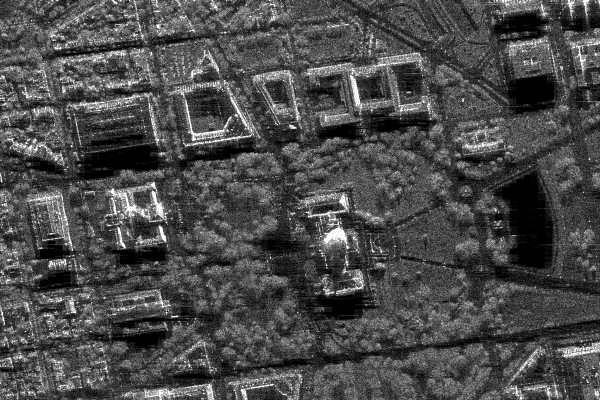
#> input picture lab1/sar_1_gray.jpg, 600 x 400 px
$ jupyter execute lab1.ipynb
#> lines starting #> are read from the running program, lines starting #| are printed output that depends on the picture; after the words box and inside, x2 and y2 are one past the last pixel; in counts of white or black regions, pixels touching at a corner belong together
[cell 1]
from skimage.metrics import structural_similarity, mean_squared_error
import matplotlib.pyplot as plt
import numpy as np
import cv2

1. Загрузите изображение в оттенках серого sar_1_gray.jpg.

[cell 2]
image = cv2.imread('sar_1_gray.jpg')
#> image is the input picture: shape (400, 600, 3); min 0, max 255, mean 74.9
image_gray = cv2.imread("sar_1_gray.jpg", cv2.IMREAD_GRAYSCALE)
#> image_gray: shape (400, 600); min 0, max 255, mean 74.9
plt.imshow(image_gray, cmap="gray")
plt.axis("off")

2. Постройте гистограмму

[cell 3]
hist = cv2.calcHist([image_gray], [0], None, [256], [0,256])
#> hist = 256 values, max 3786 at index 1, min 40 at index 251, mean 937.5

plt.plot(hist)
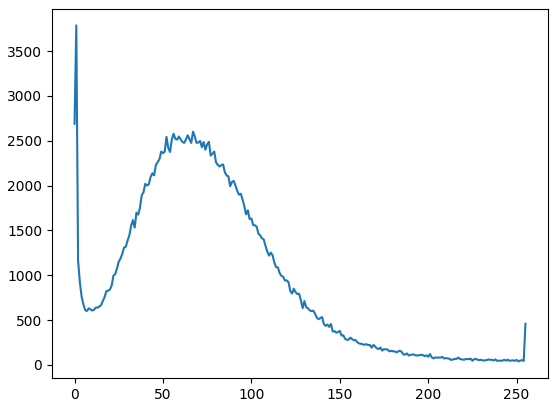
#> figure drawn by matplotlib, 1 panel; curve peaks at x = 1, y = 3786

3. Реализуйте алгоритм гамма коррекции с параметром гамма <1, >1.

[cell 4]
def gamma_correction(image, gamma):
#> called with gamma = 0.5
    corrected_pixel = np.power(image / 255.0, gamma) * 255
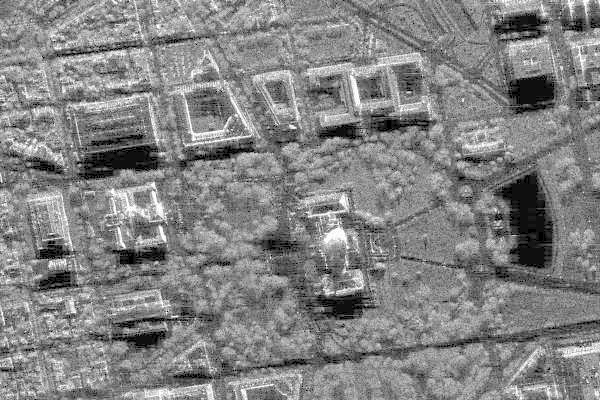
#> corrected_pixel: shape (400, 600, 3) float64; min 0, max 255, mean 131.1
    return corrected_pixel.astype(np.uint8)

gamma_05 = gamma_correction(image, 0.5)
gamma_20 = gamma_correction(image, 2.0)
#> call 2 of gamma_correction, with gamma = 2
#> in gamma_correction (call 2), `corrected_pixel = np.power(image / 255.0, gamma) * 255`:
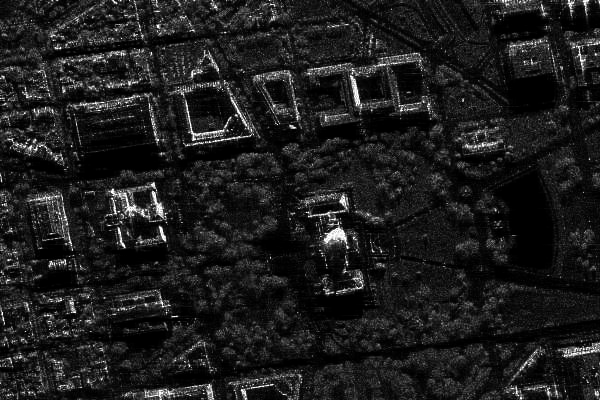
#> corrected_pixel: shape (400, 600, 3) float64; min 0, max 255, mean 29.5

plt.figure(figsize=(15, 5))

plt.subplot(1, 2, 1)
plt.imshow(cv2.cvtColor(gamma_05, cv2.COLOR_BGR2RGB))
plt.title('gamma 0.5')
plt.axis('off')

plt.subplot(1, 2, 2)
plt.imshow(cv2.cvtColor(gamma_20, cv2.COLOR_BGR2RGB))
plt.title('gamma 2.0')
plt.axis('off')

plt.tight_layout()
plt.show()

4. Сравните исходное изображение, скорректированное при помощи гамма-фильтра. MSE, SSIM.

[cell 5]
image_gray_05 = cv2.cvtColor(gamma_05, cv2.COLOR_BGR2GRAY)
image_gray_20 = cv2.cvtColor(gamma_20, cv2.COLOR_BGR2GRAY)

(ssim_bright, diff_bright) = structural_similarity(image_gray, image_gray_05, full=True)
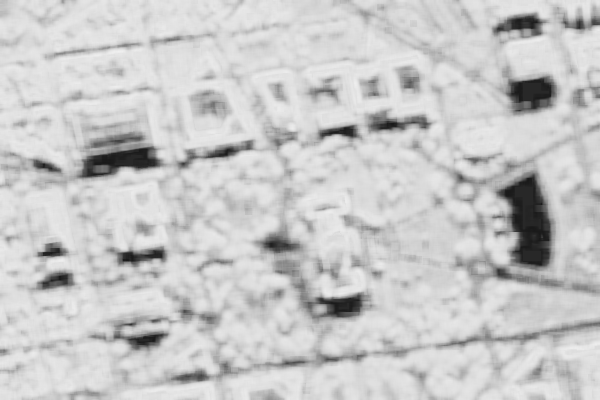
#> diff_bright: shape (400, 600) float64; min 0.0986, max 0.942, mean 0.789
#> ssim_bright = 0.788
(ssim_dark, diff_dark) = structural_similarity(image_gray, image_gray_20, full=True)
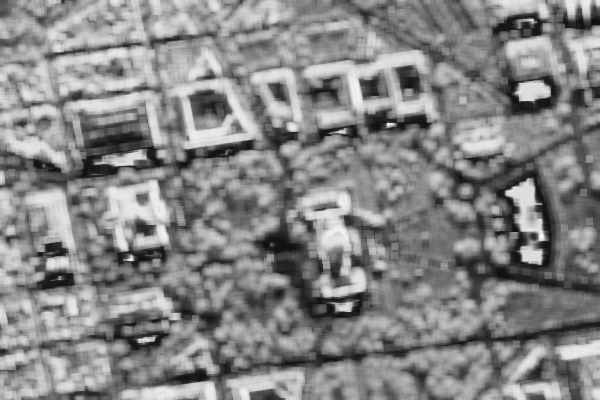
#> diff_dark: shape (400, 600) float64; min 0.0581, max 0.984, mean 0.528
#> ssim_dark = 0.527

mse_bright = mean_squared_error(image_gray, image_gray_05)
#> mse_bright = 3250.4
mse_dark = mean_squared_error(image_gray, image_gray_20)
#> mse_dark = 2383.8

diff_bright = (diff_bright * 255).astype("uint8")
diff_dark = (diff_dark * 255).astype("uint8")

print("Результаты сравнения:")
print(f"Gamma=0.5: SSIM = {ssim_bright:.4f}; MSE = {mse_bright:.4f}")
#| Gamma=0.5: SSIM = 0.7875; MSE = 3250.4291
print(f"Gamma=2.0: SSIM = {ssim_dark:.4f}; MSE = {mse_dark:.4f}")
#| Gamma=2.0: SSIM = 0.5270; MSE = 2383.7636

5. Реализуйте алгоритм статистической цветокоррекции на основе статистики eq_gray.

[cell 6]
eq_gray = cv2.equalizeHist(image_gray)
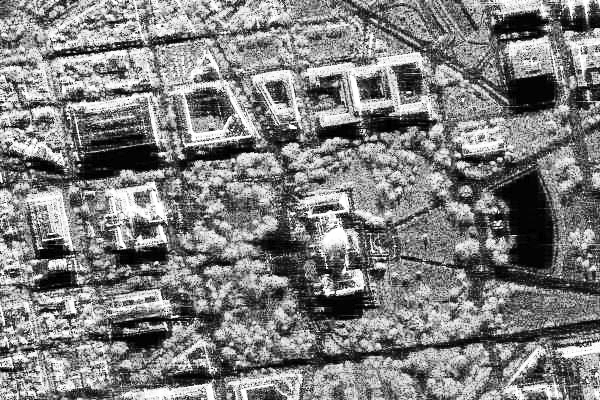
#> eq_gray: shape (400, 600); min 0, max 255, mean 127

mean_src = image_gray.mean()
#> mean_src = 74.94
std_src = image_gray.std()
#> std_src = 43.66

mean_ref = eq_gray.mean()
#> mean_ref = 127
std_ref = eq_gray.std()
#> std_ref = 74.27

stat_corrected = ( (image_gray - mean_src) * (std_ref/std_src) + mean_ref )
stat_corrected = np.clip(stat_corrected, 0, 255).astype(np.uint8)

plt.figure(figsize=(15, 12))

plt.subplot(1, 3, 1)
plt.imshow(image_gray, cmap="gray")
plt.title('image_gray - исходное')
plt.axis("off")

plt.subplot(1, 3, 2)
plt.imshow(eq_gray, cmap="gray")
plt.title('eq_gray - выровненное')
plt.axis("off")

plt.subplot(1, 3, 3)
plt.imshow(stat_corrected, cmap="gray")
plt.title('stat_corrected - коррекция')
plt.axis("off")

6. Протестируйте работу алгоритмов пороговой фильтрации с различными параметрами.

[cell 7]
thresh_values = [50, 100, 150, 200]

plt.figure(figsize=(12, 8))

for i, t in enumerate(thresh_values):
  _, thresh = cv2.threshold(image_gray, t, 255, cv2.THRESH_BINARY)
  plt.subplot(len(thresh_values), 4, 1+i)
  plt.imshow(thresh, cmap='gray')
  plt.title(f"T={t}")
  plt.axis("off")
#> this loop made 4 passes
#> pass 1, `_, thresh = cv2.threshold(image_gray, t, 255, cv2.THRESH_BINARY)`:
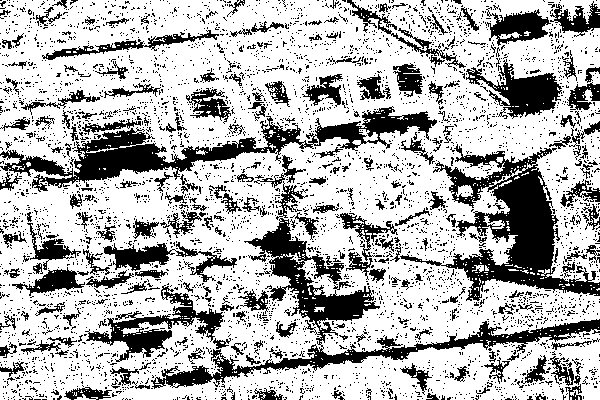
#> thresh: shape (400, 600); 70.5% white; 4371 black regions (4132 under 20 px), largest, box (x1, y1, x2, y2) and area: (151, 218, 600, 389) 9418, (400, 144, 600, 301) 9322, (0, 106, 437, 192) 8317
plt.show()
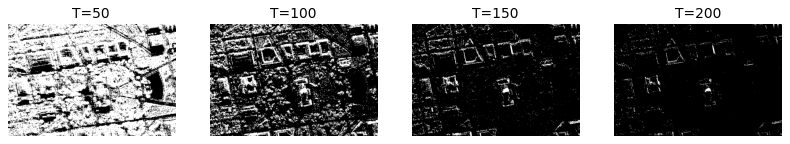
#> figure drawn by matplotlib, 4 panels

[cell 8]
thresh_values = [50, 100, 150, 200]

plt.figure(figsize=(12, 8))

for i, t in enumerate(thresh_values):
  _, thresh = cv2.threshold(image_gray, t, 255, cv2.THRESH_TRUNC)
  plt.subplot(len(thresh_values), 4, 1+i)
  plt.imshow(thresh, cmap='gray')
  plt.title(f"T={t}")
  plt.axis("off")
#> this loop made 4 passes
#> pass 1, `_, thresh = cv2.threshold(image_gray, t, 255, cv2.THRESH_TRUNC)`:
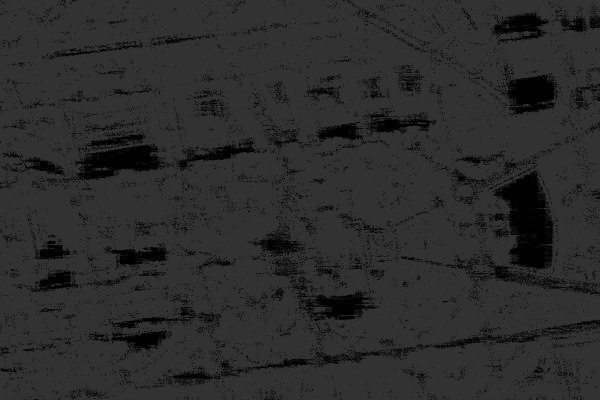
#> thresh: shape (400, 600); min 0, max 50, mean 43.8
plt.show()
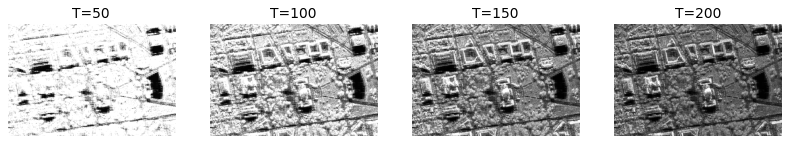
#> figure drawn by matplotlib, 4 panels
